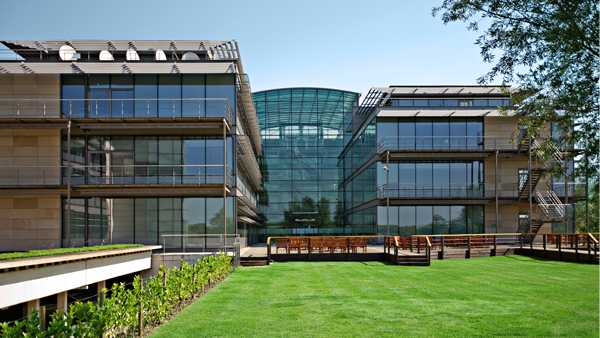
#> input picture 1108/HW7/sample.jpg, 600 x 338 px
$ python HW7.py
#> lines starting #> are read from the running program, lines starting #| are printed output that depends on the picture
#> further down, I is the input picture: PIL image 600x338 RGB; mean R, G, B 103.7, 121.6, 105.3
#!/usr/bin/env python3
# -*- coding: utf-8 -*-
"""
Created on Wed Nov  8 20:25:18 2017

@author: sitibanc
"""
import numpy as np
from scipy import signal
from PIL import Image


def gen2DGaussian(stdv, mean, h, w):
    x, y = np.meshgrid(np.linspace(-1, 1, w), np.linspace(-1, 1, h))
    d = np.sqrt(x ** 2 + y ** 2)
    sigma, mu = stdv, mean
    g = np.exp(-((d - mu) ** 2 / (2.0 * sigma ** 2)))
    return g

def applyMask(M, I_array):
    R = I_array[:, :, 0]
    R2 = signal.convolve2d(R, M, mode = 'same', boundary = 'symm')
    G = I_array[:, :, 1]
    G2 = signal.convolve2d(G, M, mode = 'same', boundary = 'symm')
    B = I_array[:, :, 2]
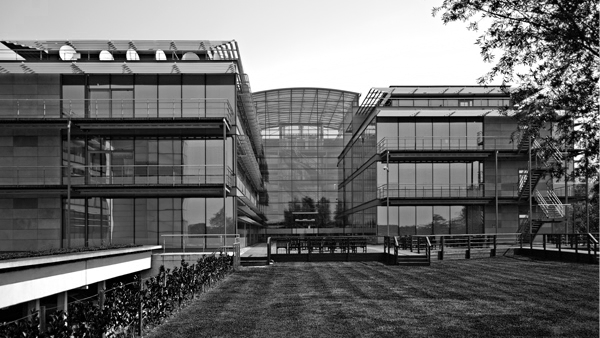
#> B: shape (338, 600); min 0, max 255, mean 105.3
    B2 = signal.convolve2d(B, M, mode = 'same', boundary = 'symm')

    data = I_array.copy()
    data[:, :, 0] = R2.astype('uint8')
    data[:, :, 1] = G2.astype('uint8')
    data[:, :, 2] = B2.astype('uint8')
    return data

# 讀圖
I = Image.open('sample.jpg')
data = np.asarray(I)

# =============================================================================
# HW7-1: Gaussian Blur
# =============================================================================
# Generate 2D Gaussian Array
M1 = gen2DGaussian(1.0, 0.0, 10, 10)
M1 = M1 / M1.sum()
# Apply Mask
masked1 = applyMask(M1, data)
I1 = Image.fromarray(masked1.astype('uint8'), 'RGB')
I1.show()

# =============================================================================
# HW7-2: Motion Blur
# =============================================================================
M2 = np.ones((20, 1))
M2 = M2 / M2.sum()
# Apply Mask
masked2 = applyMask(M2, data)
I2 = Image.fromarray(masked2.astype('uint8'), 'RGB')
I2.show()

# =============================================================================
# HW7-3: Sharp Filter（銳化）    <-- 兩個標準差不同的Gaussian相減
# =============================================================================
# Generate Mask
#sig1 = gen2DGaussian(1.0, 0.0, 3, 3)
#sig2 = gen2DGaussian(2.0, 0.0, 3, 3)
#M3 = sig1 - sig2
#M3 = M3 / M3.sum()
# Another Mask
M3 = np.array([[-1, -1, -1], [-1, 16, -1], [-1, -1, -1]])
M3 = M3 / 8
# Apply Mask
masked3 = applyMask(M3, data)
#> in applyMask (call 3), `R2 = signal.convolve2d(R, M, mode = 'same', boundary = 'symm')`:
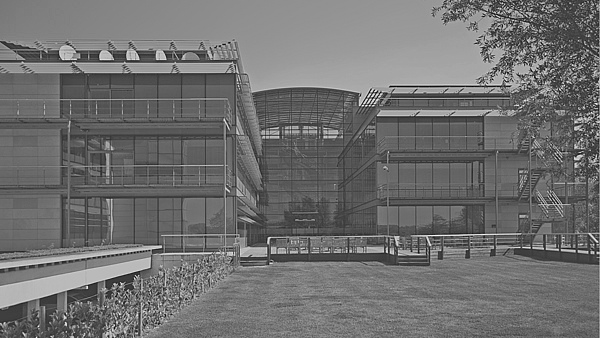
#> R2: shape (338, 600) float64; min -123, max 393.6, mean 103.7; drawn with min black and max white
#> in applyMask (call 3), `B2 = signal.convolve2d(B, M, mode = 'same', boundary = 'symm')`:
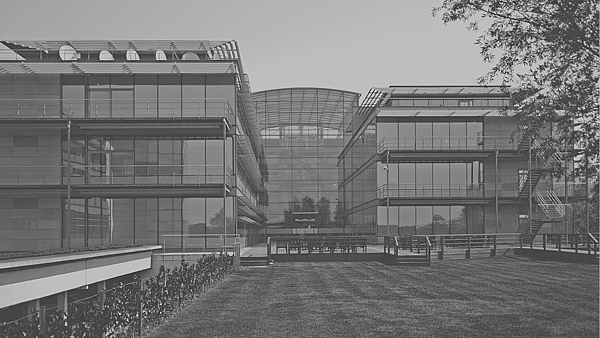
#> B2: shape (338, 600) float64; min -142.8, max 390, mean 105.3; drawn with min black and max white
I3 = Image.fromarray(masked3.astype('uint8'), 'RGB')
I3.show()

# =============================================================================
# HW7-4: Sobel Filter（邊界強化、類似素描風格）
# =============================================================================
# Gray-scale image
I0 = I.convert('L')
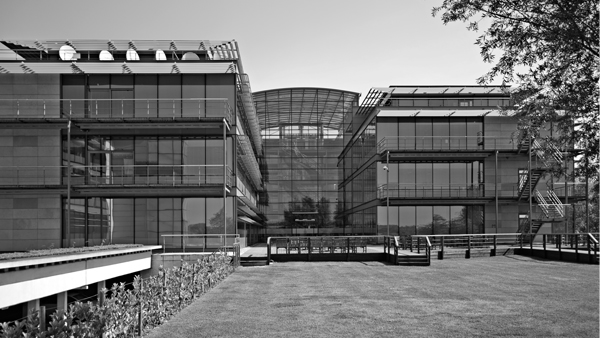
#> I0: PIL image 600x338 L; min 0, max 255, mean 114.4
data0 = np.asarray(I0)
# Generate Mask
sobel_x = np.array([[-1, 0, 1], [-2, 0, 2], [-1, 0, 1]])
sobel_y = np.array([[1, 2, 1], [0, 0, 0], [-1, -2, -1]])
# Apply Mask
Ix = signal.convolve2d(data0, sobel_x, mode = 'same', boundary = 'symm')
Iy = signal.convolve2d(data0, sobel_y, mode = 'same', boundary = 'symm')
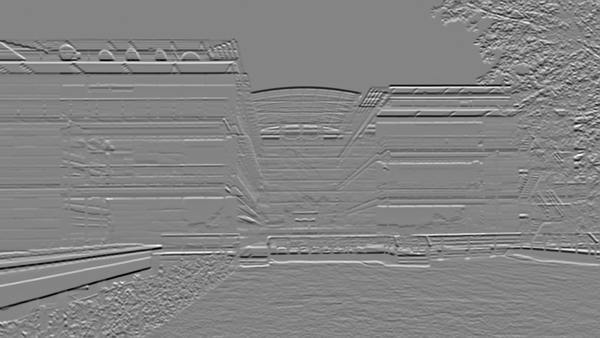
#> Iy: shape (338, 600) int64; min -1018, max 946, mean -1; drawn with min black and max white
masked4 = Ix ** 2 + Iy ** 2
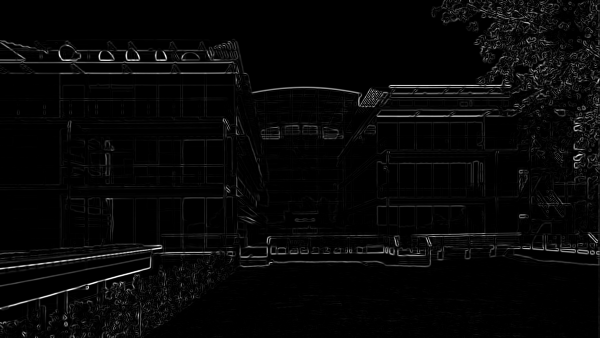
#> masked4: shape (338, 600) int64; min 0, max 1110850, mean 32506.6; drawn with min black and max white
# Adjust Color
tmp = masked4.flatten()
tmp[::-1].sort()    # sorting in descending order
n = 0.2
idx = int(len(tmp) * n)
#> idx = 40560
for h in range(masked4.shape[0]):
    for w in range(masked4.shape[1]):
         if masked4[h, w] >= tmp[idx]:
             masked4[h, w] = 0
         else:
             masked4[h, w] = 255
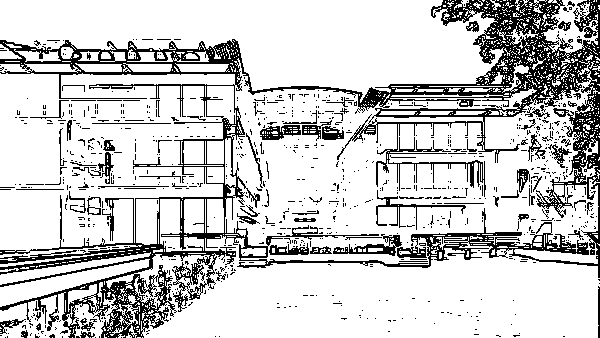
#> masked4: shape (338, 600) int64; 80% white; black in thin lines or dots
I4 = Image.fromarray(masked4.astype('uint8'), 'L')
#> I4: PIL image 600x338 L; 80% white; black in thin lines or dots
I4.show()
